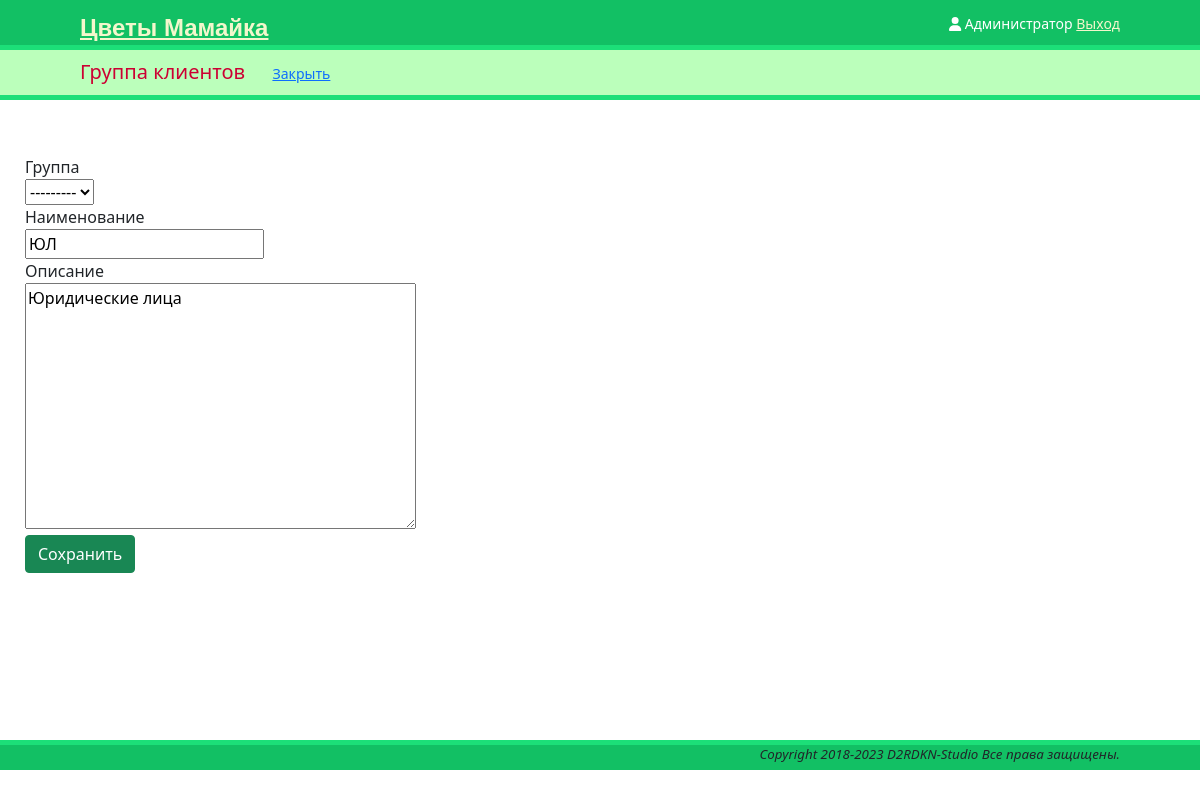
Screenshot of /references/suppliers/groups/1 (signed in) with the database file from the repository.
### references/suppliers/models.py (models this page shows, shortened)
class SupplierGroup(models.Model):
    title = models.CharField(max_length=64, unique=True, db_index=True,
                             verbose_name='Наименование')
    parent = models.ForeignKey('self', blank=True, null=True,
                               on_delete=models.SET_NULL,
                               verbose_name='Группа')
    description = models.TextField(blank=True, null=True,
                                   verbose_name='Описание')
    class Meta:
        verbose_name = 'Группа поставщиков'
        verbose_name_plural = 'Группы поставщиков'
    def __str__(self):
        return self.title

### references/suppliers/views.py (the view)
# urls.py: path('groups/<int:pk>', contacts_views.GroupUpdateView.as_view(), name='contact_group_edit'),
class GroupUpdateView(LoginRequiredMixin, UpdateView):
    model = SupplierGroup
    template_name = 'references/suppliers/groupedit.html'
    form_class = GroupEditForm

### references/suppliers/forms.py
class GroupEditForm(forms.ModelForm):
    class Meta:
        model = SupplierGroup
        fields = ['parent', 'title', 'description']

### templates/references/suppliers/groupedit.html (shortened to what this page needs)
{% extends "onepage.html" %}
{% load static %}
{% block subheader %}
    <span class="inline">
        <h5> Группа клиентов </h5>
    </span>
    <a href="{% url 'suppliers_group_edit' %}" class="btn-view">Закрыть</a>
{% endblock %}
{% block main %}
<form class="form-type1" method="post">
    <div>{{form.parent.label}}</div> <div>{{ form.parent }}</div>
    <div>{{form.title.label}}</div> <div>{{ form.title }}</div>
    <div>{{form.description.label}}</div> <div>{{ form.description }}</div>
    <div><button class="btn btn-success" type="submit">Сохранить</button></div>
</form>
{% endblock %}

### templates/base.html (shortened to what this page needs)
{% load static %}
<!DOCTYPE html>
<html>
<head>
    <link type="text/css" href="{% static "/css/base.css" %}" rel="stylesheet">
    <link href="{% static 'fontawesomefree/css/all.min.css' %}" rel="stylesheet" type="text/css">
    <link href="https://cdn.jsdelivr.net/npm/bootstrap@5.0.2/dist/css/bootstrap.min.css" rel="stylesheet"
>
</head>
<body>
<header>
    <span class="logo">
        <a href="{% url 'main' %}">Цветы Мамайка</a> </span>
    <span class="user">
        {% if request.user.is_authenticated %}
            {{ request.user.first_name }}
            <a href="{% url "logout" %}">Выход</a>
        {% else %}
            <a href="{% url "login" %}">Войти</a>
        {% endif %}
    </span>
    <span class="avatar">
       <i class="fa-solid fa-user"></i>
    </span>
</header>
<article>
    {% block content %}
    {% endblock %}
</article>
<footer>
    <p>Copyright 2018-{% now "Y" %} D2RDKN-Studio Все права защищены.</p>
</footer>
</body>
</html>

### static/css/base.css (style rules this page uses)
body { margin: 0; padding: 0; }
header { padding: 10px 80px; font-size: 14px; background: #12c064; color: #fff; border-bottom: 5px solid #1cdf78; height: 50px; }
header .logo { float: left; color: #f3f7cc; font-size: 24px; font-family: "OpenSans-Semibold",sans-serif; font-weight: bold; }
header a { color: #f3f7cc; }
header .avatar { float: right; padding: 3px; }
header .user { float: right; padding-top: 3px; }
footer { text-align: right; border-top: 5px #1cdf78 solid; padding-right: 80px; background: #12c064; min-height: 30px; }
footer p { font-size: smaller; font-style: italic; }
.inline { display: inline-block; }
.form-type1 { margin-left: 20px; margin-top: 50px; width: 400px; }

### rows the page displays
SupplierGroup: parent "---------", title "ЮЛ", description "Юридические лица"

### other values shown
{{ request.user.first_name }} "Администратор"
